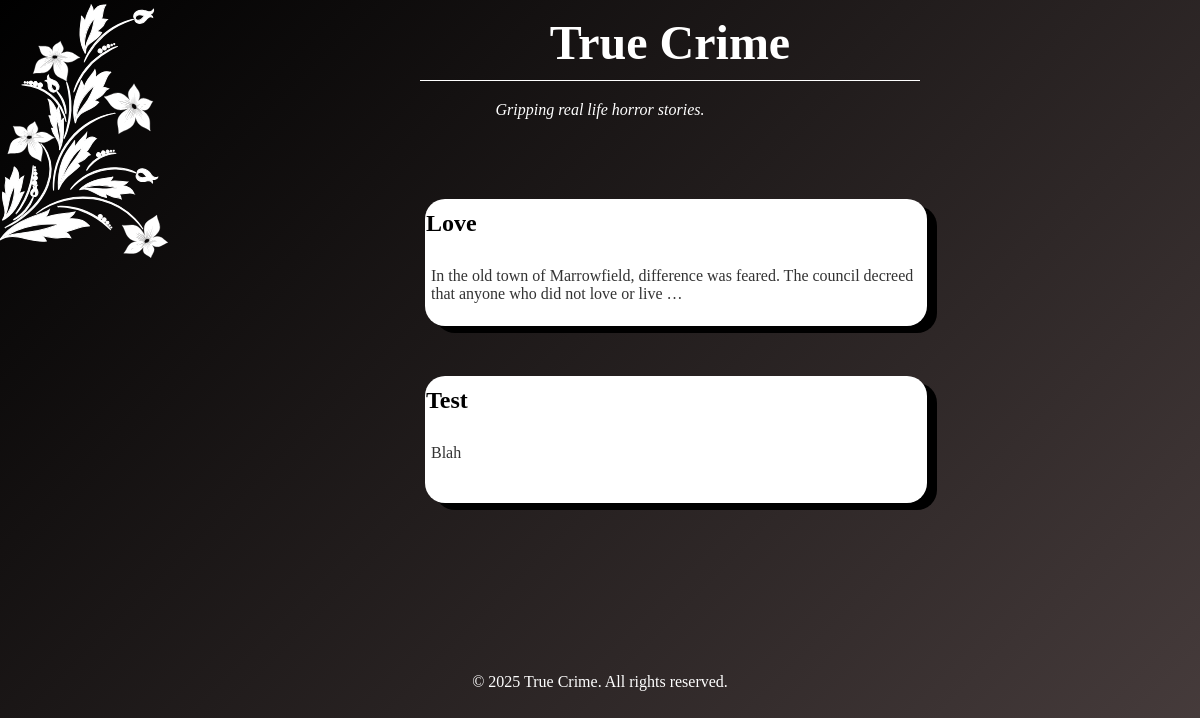
The page /truecrime/ on the database its author committed.
### blog/models.py (models this page shows, shortened)
class Story(models.Model):
    title = models.CharField(max_length=200)
    content = models.TextField()
    created_at = models.DateTimeField(auto_now_add=True)

### blog/views.py (the view)
# urls.py: path('truecrime/', views.truecrime, name='truecrime'),
def truecrime(request):
    truecrime_stories = Story.objects.filter(category='true_crime').order_by('-created_at')[:5]
    context = {"stories": truecrime_stories}
    return render(request, 'blog/truecrime.html', context=context)

### templates/blog/truecrime.html (shortened to what this page needs)
<!DOCTYPE html>
<html lang="en">
    <head>
        {% load static %}
        <link rel="stylesheet" href="{% static 'css/truecrime.css' %}">
    </head>
    <body>
        <header>
            <h1>True Crime</h1>
            <p class="tagline">Gripping real life horror stories.</p>
            {% for story in stories %}
            <div class="story card">
               <a href="{% url 'story_detail' story.pk %}">
                  <h2>{{ story.title }}</h2>
                  <p>{{ story.content|truncatewords:20 }}</p>
               </a>
            </div>
            {% empty %}
               <p>No true crime stories yet.</p>
            {% endfor %}
              <div class="flower-container">
              </div>
        </header>
        <main>
        </main>
        <footer>
            <p class="footer-text">&copy; 2025 True Crime. All rights reserved.</p>
        </footer>
    </body>
</html>

### static/css/truecrime.css (style rules this page uses)
* { margin: 0; padding: 0; }
body { margin: 0; padding: 0; width: 100%; min-height: 100vh; background: linear-gradient(135deg, #000000 0%, #493e3e 100%); background-repeat: no-repeat; background-position: center; background-size: contain; }
header { text-align: center; color: white; padding-bottom: 30px; }
h1 { width: 500px; font-size: 3em; font-family: Georgia; font-weight: bold; margin-top: 15px; margin-bottom: 10px; padding-bottom: 10px; position: relative; left: 420px; border-bottom: 1px solid white; }
.tagline { font-style: italic; margin-top: 20px; padding-bottom: 30px; }
main { padding: 20px; }
.flower1 { margin: 0; padding: 0; position: absolute; display: block; fill: white; stroke:white; transition: 0.3s ease; top: 0%; left: 0%; }
.footer-text { text-align: center; color: white; padding: 50px 0; }
.card { width: 100%; max-width: 500px; height: 125px; text-decoration: #333; display: flex; flex-direction: column; text-align: left; background: white; border: 1px solid rgba(255,255,255,.06); border-radius: 20px; box-shadow: 10px 7px #000000; overflow: hidden; transition: transform .2s ease, box-shadow .2s ease, border-color .2s ease; position: relative; isolation: isolate; left: 375px; margin: 50px; }
.card a { color: black; text-decoration: none; padding-top: 10px; left: 8px; }
.card p { color: #333; font-size: 1em; padding-top: 30px; left: 5px; position: relative; }

### rows shown on the page
Story: title "Love", content "In the old town of Marrowfield, difference was feared. The council decreed that anyone who did not love or live …"
Story: title "Test", content "Blah"
